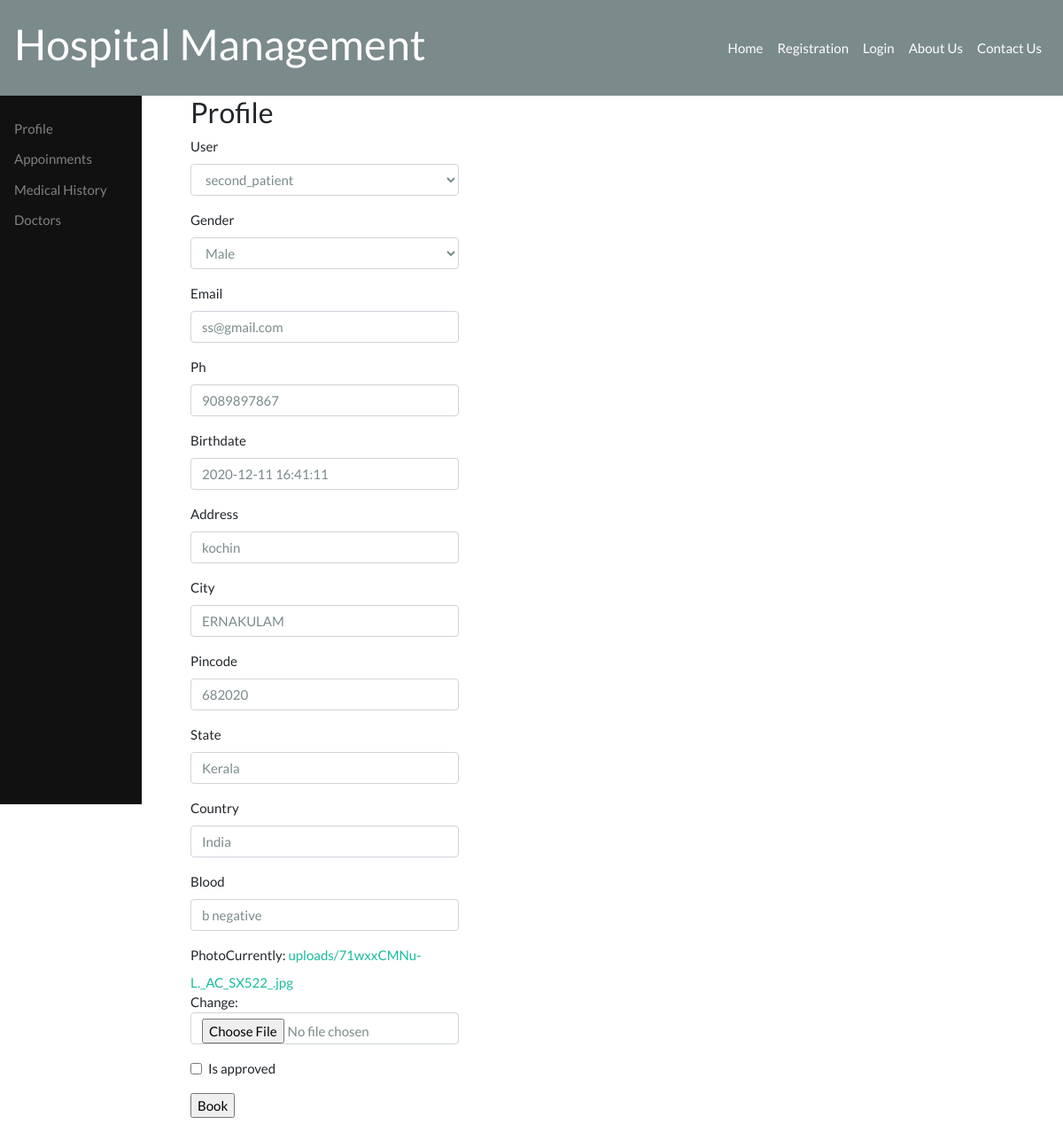
Screenshot of /patient/patient_update/1 with the database file from the repository.
### patient/models.py (models this page shows)
class Patient(models.Model):
    user=models.ForeignKey(Customuser,on_delete=models.CASCADE)
    Gender_choices=(('Male','Male'),
        ('Female','Female'),
         )
    gender = models.CharField(max_length=10,choices=Gender_choices)
    email = models.EmailField(unique=True)
    ph = models.CharField(max_length=100)
    birthdate = models.DateTimeField()
    address = models.CharField(max_length=100)
    city = models.CharField(max_length=100)
    pincode= models.IntegerField()
    state = models.CharField(max_length=100)
    country = models.CharField(max_length=100)
    blood = models.CharField(max_length=100)
    photo=models.ImageField(upload_to ='uploads/')
    is_approved=models.BooleanField(default=False)
    def __str__(self):
        return self.email

### patient/views.py (the view)
# urls.py: path('patient_update/<int:pk>',views.update_patient,name='patient_update'),
def update_patient(request, pk):
    print(pk)
    update_object=get_object_or_404(Patient,pk=pk)
    print(update_object)
    patient_form=PatientForm(instance=update_object)
    if(request.method=='POST'):
        patient_form=PatientForm(request.POST or None, instance=update_object)
        if patient_form.is_valid():
            patient_form.save()
            return redirect('patient_home')
    return render(request, 'patient/patient_form.html', { "form" : patient_form })

### patient/forms.py
class PatientForm(forms.ModelForm):
    class Meta:
        model=Patient
        fields='__all__'

### customuser/models.py (called while the page is built)
    def __str__(self):
        return self.username

### patient/templates/patient/patient_form.html (shortened to what this page needs)
{% extends 'patient/patient_base.html' %}
{% load bootstrap4 %}
{% block patient %}
<div class="container">
    <div class="row">
        <div class="col-lg-4">
            <h3>Profile</h3>
            <form action="" method="POST" enctype="multipart/form-data">
                <div class="form-group">
                {% bootstrap_form form %}
                <input type="submit" value="Book">
            </div>
            </form>
        </div>
    </div>
</div>
{% endblock %}

### rows the page displays
Patient: user "second_patient", gender "Male", email "ss@gmail.com", ph "9089897867", birthdate "2020-12-11 16:41:11", address "kochin", city "ERNAKULAM", pincode "682020", state "Kerala", country "India", blood "b negative"
